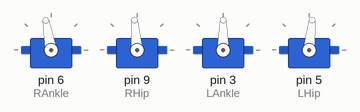
Bench run of a sketch on a simulated Arduino Uno, built with avr-gcc and run on an emulated ATmega328P. Parts: 4 × servo.

Above: at 0.1 s.
At 3.96 s:
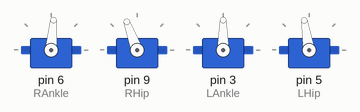
At 8.5 s:
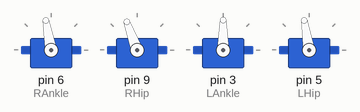
At 17.5 s:
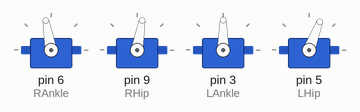
At 29.16 s:
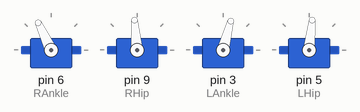
At 39.3 s:
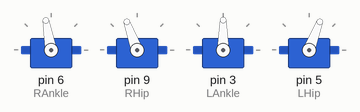
Timing chart, 0 to 40.0 s (numbered marks = the images above):
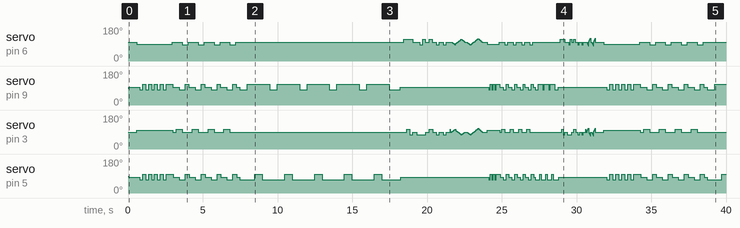

Measured:
- by itself, servo on pin 9 (RHip): 90° → 95° at 0.05 s, → 80° 0.73 s later, → 110° 0.20 s later, → 80° 0.20 s later, … (88 changes in this stretch)
- by itself, servo on pin 3 (LAnkle): 90° → 100° at 0.57 s, → 90° 2.4 s later, → 105° 0.23 s later, → 90° 0.40 s later, … (141 changes in this stretch)
- by itself, servo on pin 5 (LHip): 90° → 84° at 0.05 s, → 69° 0.73 s later, → 99° 0.20 s later, → 69° 0.20 s later, … (88 changes in this stretch)
- by itself, servo on pin 6 (RAnkle): 100° → 90° at 0.57 s, → 100° 2.4 s later, → 85° 0.66 s later, → 100° 0.40 s later, … (137 changes in this stretch)

The sketch:

2.ino
```cpp
#include <Servo.h>

Servo RAnkle; Servo RHip; Servo LAnkle; Servo LHip; //define servo port

int RAnkleCenter = 100, LAnkleCenter = 90, RHipCenter = 95, LHipCenter = 84;
int i,j,pos;

void setup()
{
  Serial.begin(9600);
  RAnkle.attach(6); RHip.attach(9); LAnkle.attach(3); LHip.attach(5);
}
void Position0()
{
  RAnkle.write(0);LAnkle.write(0); RHip.write(0);LHip.write(0);
}
void Position180()
{
  RAnkle.write(180);LAnkle.write(180); RHip.write(180);LHip.write(180);
}
void Center()
{
  RAnkle.write(RAnkleCenter);delay(15); LAnkle.write(LAnkleCenter);delay(15); RHip.write(RHipCenter);delay(15); LHip.write(LHipCenter);delay(15);
}
void Test3s()
{
  delay(100);Center();delay(100);
  for (pos=0;pos<=25;pos+=1)
  {
    RHip.write(RHipCenter-pos);LHip.write(LHipCenter-pos);LAnkle.write(LAnkleCenter+pos);
    delay(15);
  }
  delay(100);Center();delay(100);
  for (pos=0;pos<=25;pos+=1)
  {
    RHip.write(RHipCenter+pos);LHip.write(LHipCenter+pos);RAnkle.write(RAnkleCenter-pos);
    delay(15);
  }
  //delay(500);
}
void Test15s()
{
  delay(35);Center();delay(35);
  for(i=0;i<=1;i++)
  {
    for(pos=0;pos<=25;pos+=1)
    {
      RHip.write(RHipCenter-pos);LHip.write(LHipCenter+pos);
      delay(15);
    }
    delay(35);Center();delay(35);
  }
  for(i=0;i<=2;i++)
  {
    for(pos=0;pos<=20;pos+=1)
    {
      RHip.write(RHipCenter-pos);LHip.write(LHipCenter+pos);
      delay(15);
    }
    delay(35);Center();delay(35);
  }
  //delay(500);
}
void Test17s()
{
  for(pos=0;pos<=35;pos+=1)
  {
    RAnkle.write(RAnkleCenter-pos);LAnkle.write(LAnkleCenter+pos);
    delay(25);
  }
  Center();
}
void Test18s()
{
  for(pos=0;pos<=10;pos+=1)
  {
    LAnkle.write(LAnkleCenter-pos);delay(15);RAnkle.write(RAnkleCenter-10);delay(15);
  }
  RAnkle.write(RAnkleCenter+10);delay(100);
  Center();
}
void Test20s()
{
  for(pos=0;pos<=35;pos+=1)
  {
    RAnkle.write(RAnkleCenter+pos);LAnkle.write(LAnkleCenter+pos);delay(15);
  }
  Center();delay(50);
  for(pos=0;pos<=35;pos+=1)
  {
    RAnkle.write(RAnkleCenter-pos);LAnkle.write(LAnkleCenter-pos);delay(15);
  }
  Center();delay(50);
}
void Test22s()
{
  delay(200);
  Center();
  delay(200);
  RAnkle.write(RAnkleCenter-20);
  LAnkle.write(LAnkleCenter+20);
  delay(500);
  RAnkle.write(RAnkleCenter);
  LAnkle.write(LAnkleCenter);
  delay(500);
  RHip.write(RHipCenter);
  LHip.write(LHipCenter);
}
void Test6()
{
  for(pos=0;pos<=15;pos+=1)
  {
    RAnkle.write(RAnkleCenter-pos);
    LAnkle.write(LAnkleCenter-pos);
    delay(15);
  }
  for(pos=15;pos>=0;pos-=1)
  {
    RAnkle.write(RAnkleCenter-pos);
    LAnkle.write(LAnkleCenter-pos);
    delay(15);
  }
  for(pos=0;pos<=20;pos+=1)
  {
    RAnkle.write(RAnkleCenter+pos);
    LAnkle.write(LAnkleCenter+pos);
    delay(15);
  }
  for(pos=15;pos>=0;pos-=1)
  {
    RAnkle.write(RAnkleCenter+pos);
    LAnkle.write(LAnkleCenter+pos);
    delay(15);
  }
}
void Test5()
{
  for(pos=0;pos<=15;pos+=1)
  {
    RAnkle.write(RAnkleCenter-pos);
    LAnkle.write(LAnkleCenter+pos);
    delay(15);
  }
  for(pos=10;pos>=0;pos-=1)
  {
    RAnkle.write(RAnkleCenter-pos);
    LAnkle.write(LAnkleCenter+pos);
    delay(15);
  }
  for(pos=0;pos<=15;pos+=1)
  {
    RAnkle.write(RAnkleCenter+pos);
    LAnkle.write(LAnkleCenter-pos);
    delay(15);
  }
  for(pos=15;pos>=0;pos-=1)
  {
    RAnkle.write(RAnkleCenter+pos);
    LAnkle.write(LAnkleCenter-pos);
    delay(15);
  }
}
void Test4()
{
  delay(200);
  Center();
  delay(200);
  LAnkle.write(LAnkleCenter+15);
  //delay(100);
  RAnkle.write(RAnkleCenter+15);
  delay(200);
  Center();
  delay(200);
  RAnkle.write(RAnkleCenter-15);
  //delay(100);
  LAnkle.write(LAnkleCenter-15);
  //delay(500);
  delay(200);
  Center();
  delay(200);
  LAnkle.write(LAnkleCenter-15);
  //delay(100);
  RAnkle.write(RAnkleCenter-15);
  delay(200);
  Center();
  delay(200);
  RAnkle.write(RAnkleCenter+15);
  //delay(100);
  LAnkle.write(LAnkleCenter+15);
  //delay(500);

}
void Test3()
{
  delay(200);
  Center();
  delay(200);
  RAnkle.write(RAnkleCenter+15);
  delay(200);
  LAnkle.write(LAnkleCenter+15);
  delay(200);
  LAnkle.write(LAnkleCenter-15);
  delay(200);
  Center();
  delay(200);
  LAnkle.write(LAnkleCenter-15);
  delay(200);
  RAnkle.write(RAnkleCenter-15);
  delay(200);
  RAnkle.write(RAnkleCenter+15);
  //delay(500);
}
void Test2()
{
  delay(200);
  Center();
  delay(200);
  RHip.write(RHipCenter-15);
  LHip.write(LHipCenter-15);
  delay(500);
  for (i=0;i<5;i++)// dung while(true)
  {
    RHip.write(RHipCenter+15);
    delay(500);
    LHip.write(LHipCenter+15);
    delay(500);
    LHip.write(LHipCenter-15);
    delay(500);
    RHip.write(RHipCenter-15);
    delay(500);
  }
}
void Test1()
{
  for(i=0;i<=3;i++)
  {
  delay(200);
  Center();
  delay(200);
  LAnkle.write(LAnkleCenter+15);
  delay(200);
  RHip.write(RHipCenter-15);
  LHip.write(LHipCenter-15);
  delay(200);
  LAnkle.write(LAnkleCenter);
  RAnkle.write(RAnkleCenter-15);
  delay(200);
  RHip.write(RHipCenter+15);
  LHip.write(LHipCenter+15);
  //delay(1000);
  }
}
void Test()
{
  delay(200);
  Center();
  delay(200);
  RAnkle.write(RAnkleCenter-10);
  LAnkle.write(LAnkleCenter+10);
  delay(200);
  for (i=0;i<5;i++) // dung while(true)
  {
  RHip.write(RHipCenter-15);
  LHip.write(LHipCenter-15);
  delay(200);
  RHip.write(RHipCenter+15);
  LHip.write(LHipCenter+15);
  delay(200);
  }
}
void Test6a()
{
  for(pos=0;pos<=20;pos+=3)
  {
    RAnkle.write(RAnkleCenter-pos);
    LAnkle.write(LAnkleCenter-pos);
    delay(15);
  }
  for(pos=20;pos>=20;pos-=3)
  {
    RAnkle.write(RAnkleCenter-pos);
    LAnkle.write(LAnkleCenter-pos);
    delay(15);
  }
  for(pos=0;pos<=20;pos+=3)
  {
    RAnkle.write(RAnkleCenter+pos);
    LAnkle.write(LAnkleCenter+pos);
    delay(15);
  }
  for(pos=20;pos>=20;pos-=3)
  {
    RAnkle.write(RAnkleCenter+pos);
    LAnkle.write(LAnkleCenter+pos);
    delay(15);
  }
}
void Test5a()
{
  for(pos=0;pos<=20;pos+=3)
  {
    RAnkle.write(RAnkleCenter-pos);
    LAnkle.write(LAnkleCenter+pos);
    delay(15);
  }
  for(pos=20;pos>=20;pos-=3)
  {
    RAnkle.write(RAnkleCenter-pos);
    LAnkle.write(LAnkleCenter+pos);
    delay(15);
  }
  for(pos=0;pos<=20;pos+=3)
  {
    RAnkle.write(RAnkleCenter+pos);
    LAnkle.write(LAnkleCenter-pos);
    delay(15);
  }
  for(pos=20;pos>=20;pos-=3)
  {
    RAnkle.write(RAnkleCenter+pos);
    LAnkle.write(LAnkleCenter-pos);
    delay(15);
  }
}
void Test4a()
{
  delay(100);
  Center();
  delay(100);
  LAnkle.write(LAnkleCenter+15);
  //delay(100);
  RAnkle.write(RAnkleCenter+15);
  delay(100);
  Center();
  delay(100);
  RAnkle.write(RAnkleCenter-15);
  //delay(100);
  LAnkle.write(LAnkleCenter-15);
  //delay(500);
  delay(100);
  Center();
  delay(100);
  LAnkle.write(LAnkleCenter-15);
  //delay(100);
  RAnkle.write(RAnkleCenter-15);
  delay(100);
  Center();
  delay(100);
  RAnkle.write(RAnkleCenter+15);
  //delay(100);
  LAnkle.write(LAnkleCenter+15);
  //delay(500);

}
void Test3a()
{
  delay(100);
  Center();
  delay(100);
  RAnkle.write(RAnkleCenter+15);
  delay(100);
  LAnkle.write(LAnkleCenter+15);
  delay(100);
  LAnkle.write(LAnkleCenter-15);
  delay(100);
  Center();
  delay(100);
  LAnkle.write(LAnkleCenter-15);
  delay(100);
  RAnkle.write(RAnkleCenter-15);
  delay(100);
  RAnkle.write(RAnkleCenter+15);
  //delay(500);
}
void Test2a()
{
  delay(100);
  Center();
  delay(100);
  RHip.write(RHipCenter-15);
  LHip.write(LHipCenter-15);
  delay(200);
  for (i=0;i<3;i+=1)// dung while(true)
  {
    RHip.write(RHipCenter+15);
    delay(100);
    LHip.write(LHipCenter+15);
    delay(100);
    LHip.write(LHipCenter-15);
    delay(100);
    RHip.write(RHipCenter-15);
    delay(100);
  }
}
void Test1a()
{
  for(i=0;i<=3;i++)
  {
  delay(100);
  Center();
  delay(100);
  LAnkle.write(LAnkleCenter+15);
  delay(100);
  RHip.write(RHipCenter-15);
  LHip.write(LHipCenter-15);
  delay(100);
  LAnkle.write(LAnkleCenter);
  RAnkle.write(RAnkleCenter-15);
  delay(100);
  RHip.write(RHipCenter+15);
  LHip.write(LHipCenter+15);
  //delay(1000);
  }
}
void Testa()
{
  delay(100);
  Center();
  delay(100);
  RAnkle.write(RAnkleCenter-10);
  LAnkle.write(LAnkleCenter+10);
  delay(100);
  for (i=0;i<3;i++) // dung while(true)
  {
  RHip.write(RHipCenter-15);
  LHip.write(LHipCenter-15);
  delay(100);
  RHip.write(RHipCenter+15);
  LHip.write(LHipCenter+15);
  delay(100);
  }
}
void one()
{
  RAnkle.write(RAnkleCenter+40);delay(500);
  for(i=0;i<=5;i++)
  {
  for(pos=0;pos<=50;pos+=1)
  {
    LAnkle.write(LAnkleCenter-pos);delay(15);
  }
  for(pos=50;pos>=0;pos-=1)
  {
    LAnkle.write(LAnkleCenter-pos);delay(15);
  }
  for(pos=0;pos<=50;pos+=1)
  {
    LAnkle.write(LAnkleCenter+pos);delay(15);
  }
  for(pos=50;pos>=0;pos-=1)
  {
    LAnkle.write(LAnkleCenter+pos);delay(15);
  }
  }
}
void loop()
{
  Center(); delay(50);
  Test();
  Test1();
  Test2();
  Test3();
  Test4();
  Center(); delay(50);
  Test5();
  Center(); delay(50);
  Test6();
  Center(); delay(20);
  Testa();
  Test1a();
  Test2a();
  Test3a();
  Test4a();
  Center(); delay(20);
  Test5a();
  Center(); delay(20);
  Test6a();

}
```
